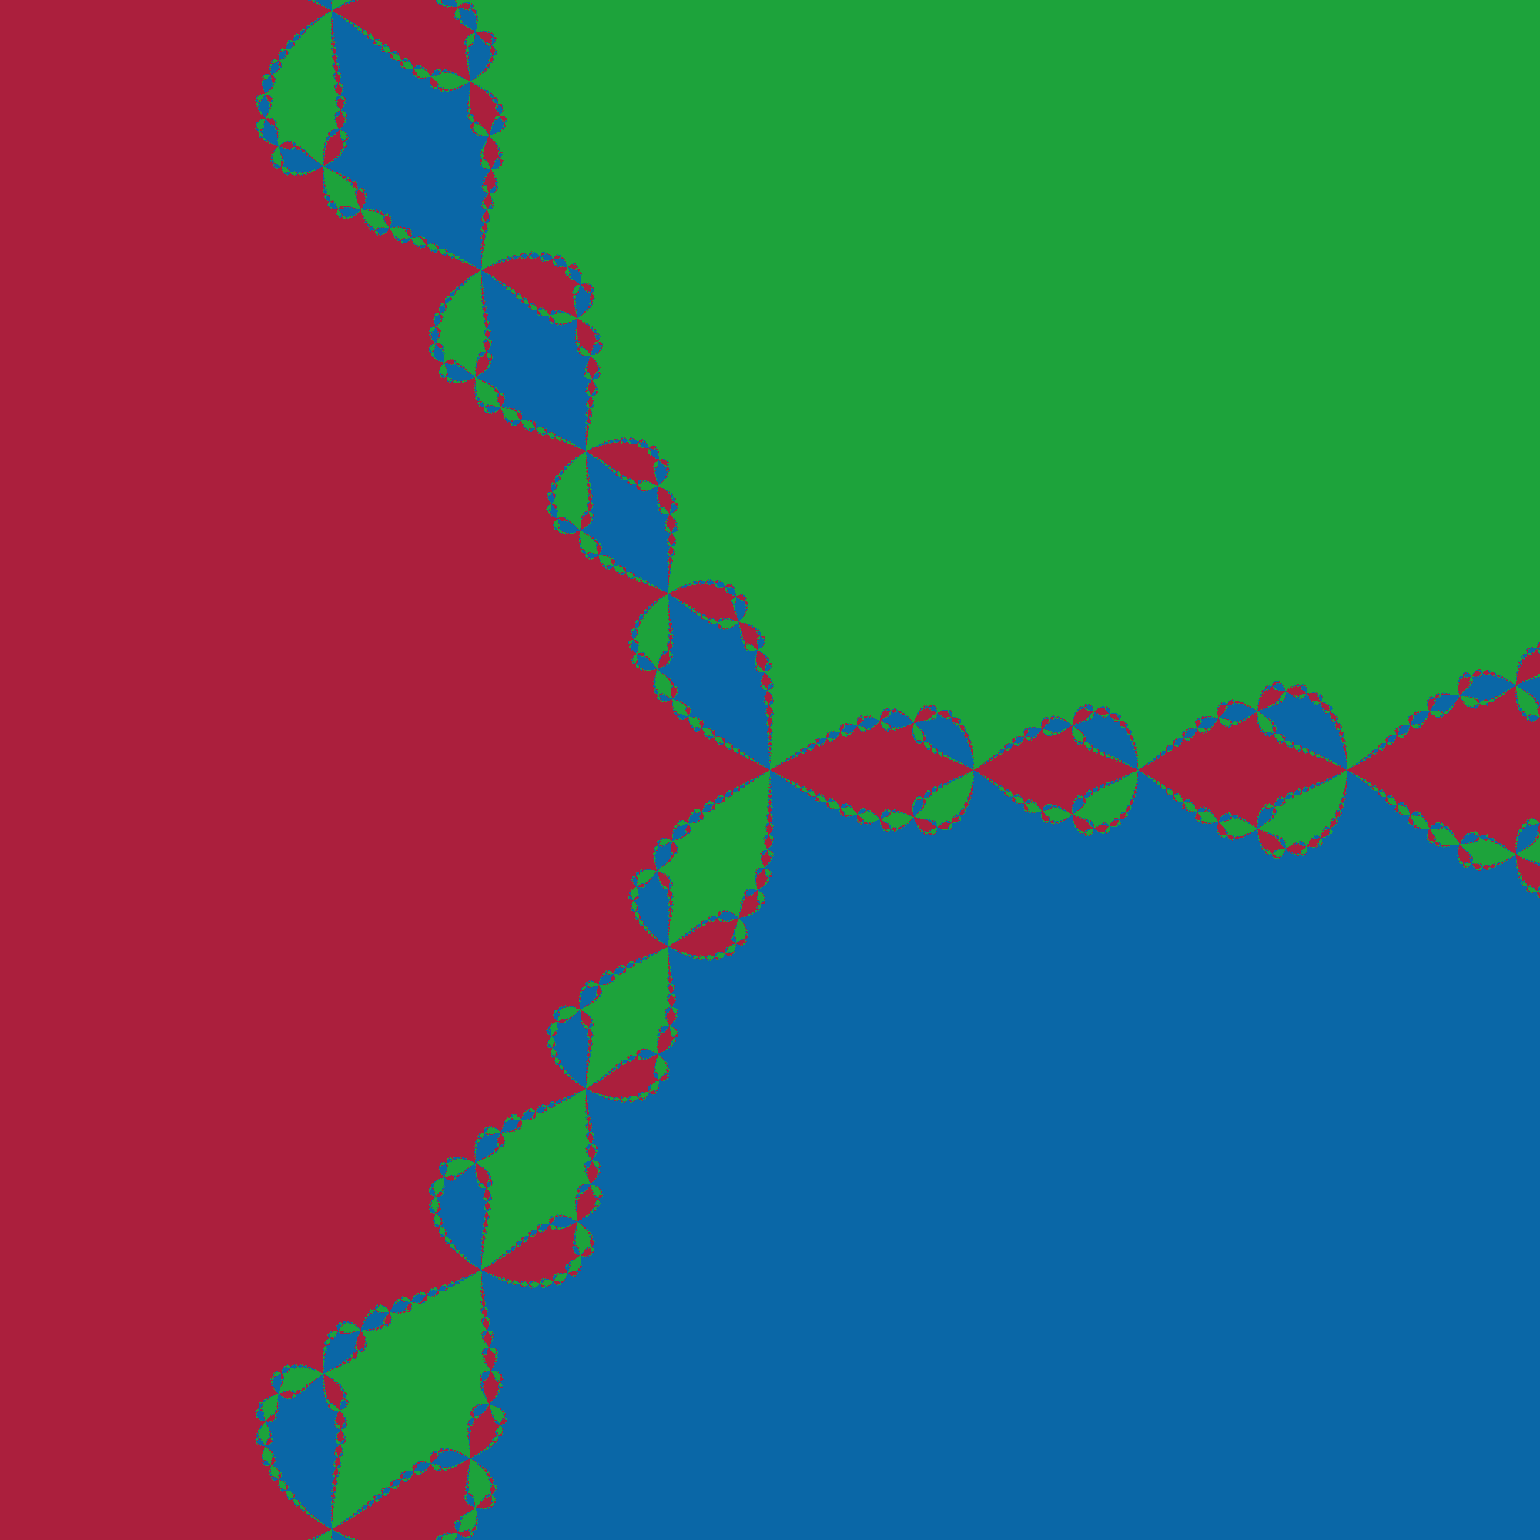

The script that saved this image:
# -*- coding: utf-8 -*-
"""
Newton fractal for the equation

    x**3 + 1


Currently, it is quite slow since it is using Python loops instead
of vectorization of the operations.

Author: Nicolas Guarin Zapata
"""

import numpy as np
import matplotlib.pyplot as plt


def newt(x, fun, der, tol=1e-5, niter=100):
    """ Find a root using Newton Method"""
    x0 = x
    for k in range(niter):
        x = x0 - fun(x0)/der(x0)   
        err = np.abs((x - x0)/x)
        if err < tol:
            break
        if k == niter - 1:
            x = 1000
        x0 = x
    return x


def img_newt(N, xran=(-3, 3), yran=(-3, 3), tol=1e-5, niter=100):
    """
    Add colors to a matrix according to the fixed point
    of the given equation.
    """
    sol = [-(np.sqrt(3.0)*1j - 1.0)/2.0, 
           (np.sqrt(3.0)*1j + 1.0)/2.0,
          -1.0]
    col_newt = np.zeros((N, N, 3))
    Y, X = np.mgrid[yran[0]:yran[1]:N*1j,
                    xran[0]:xran[1]:N*1j]
    for row in range(N):
        for col in range(N):
            x = X[row, col]
            y = Y[row, col]
            xf = newt(x + y*1j, fun, der, tol=tol, niter=niter)           
            if abs(xf - sol[0])<1e-6:
                col_newt[row, col, :] = colors[0]
            if abs(xf - sol[1])<1e-6:
                col_newt[row, col, :] = colors[1]
            if abs(xf - sol[2])<1e-6:
                col_newt[row, col, :] = colors[2]
            if abs(xf - 1000) < 1e-6:
                col_newt[row, col, :] = colors[3]
    return col_newt


#%% Computation
colors = [[0.0431, 0.4078, 0.6588],
          [0.1176, 0.6431, 0.2314],
          [0.6745, 0.1216, 0.2431],
          [0.2, 0.2, 0.2]]
fun = lambda x: x*x*x + 1.0
der = lambda x: 3.0*x*x
col_newt = img_newt(2000, tol=1e-10, niter=1000)

#%% Visualization
plt.figure(figsize=(4,4))
plt.imshow(col_newt, extent=(-3, 3, -3, 3), origin='lower')
plt.axis('off')
plt.savefig('newton_fractal.png', dpi=500, transparent=True,
            bbox_inches='tight', pad_inches=0)
plt.show()
